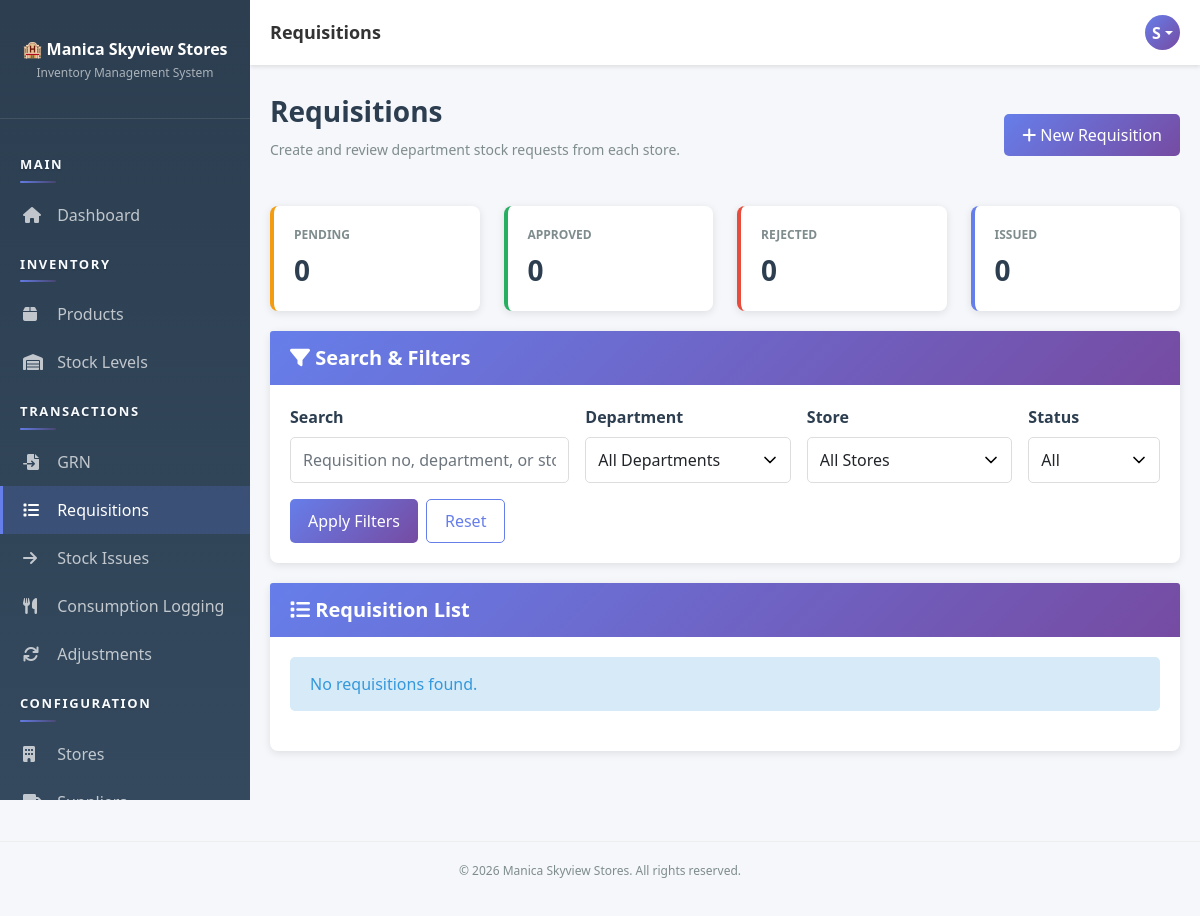
/pages/requisition/index.php (signed in), run on an earlier commit of the app's database.
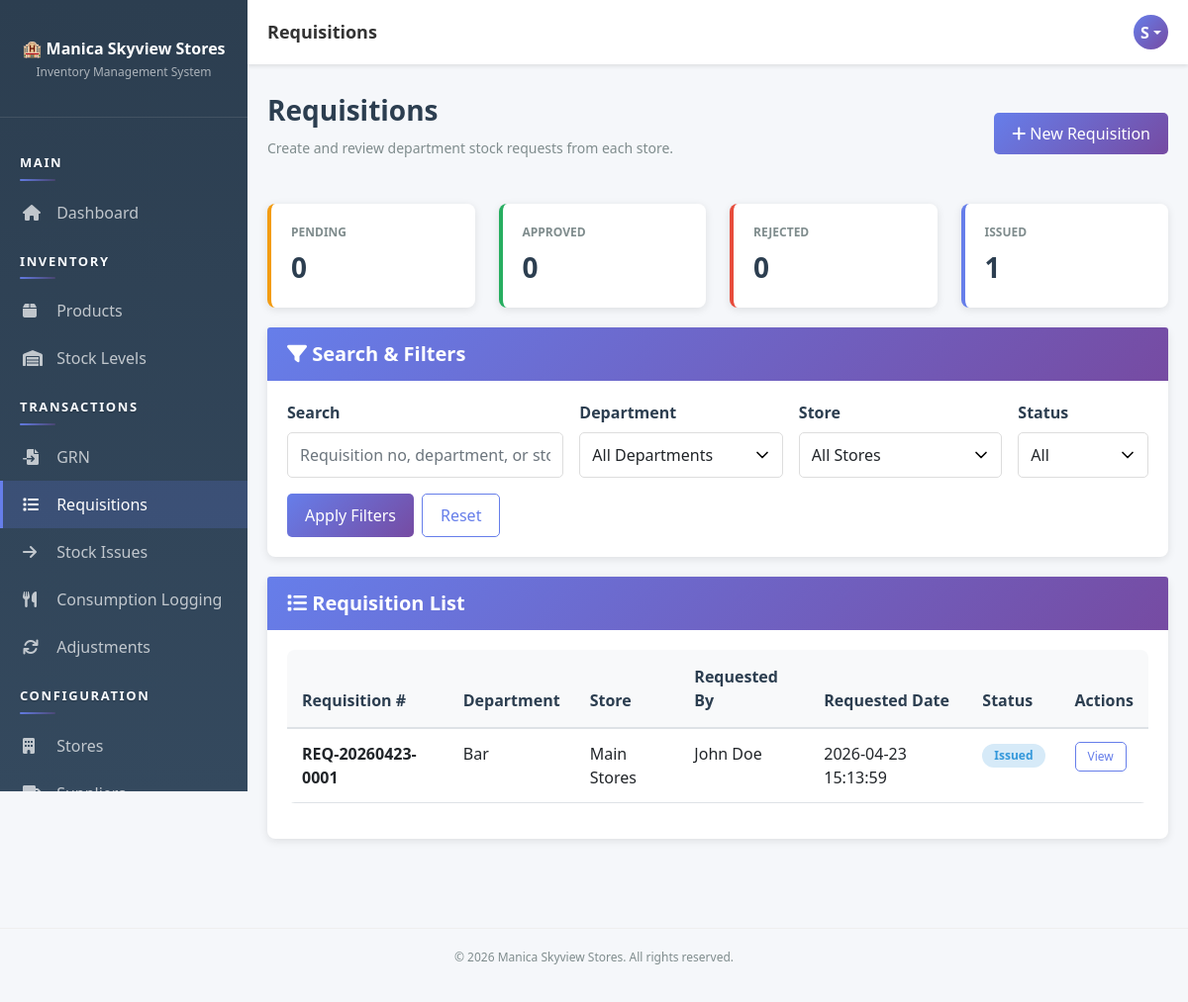
And on a later commit of the database.
### tables this page shows
CREATE TABLE `requisitions` (
  `requisition_id` int(11) NOT NULL AUTO_INCREMENT,
  `requisition_number` varchar(50) NOT NULL,
  `department_id` int(11) NOT NULL,
  `store_id` int(11) NOT NULL,
  `requested_by` int(11) NOT NULL,
  `requested_date` datetime DEFAULT current_timestamp(),
  `status` enum('draft','pending','approved','rejected','issued') DEFAULT 'draft',
  `approved_by` int(11) DEFAULT NULL,
  `approval_date` datetime DEFAULT NULL,
  `rejection_reason` text DEFAULT NULL,
  `notes` text DEFAULT NULL,
  `created_at` timestamp NOT NULL DEFAULT current_timestamp(),
  `updated_at` timestamp NOT NULL DEFAULT current_timestamp() ON UPDATE current_timestamp(),
  PRIMARY KEY (`requisition_id`),
  UNIQUE KEY `requisition_number` (`requisition_number`),
  KEY `department_id` (`department_id`),
  KEY `store_id` (`store_id`),
  KEY `requested_by` (`requested_by`),
  KEY `approved_by` (`approved_by`),
  KEY `idx_requisition_date` (`requested_date`),
  CONSTRAINT `requisitions_ibfk_1` FOREIGN KEY (`department_id`) REFERENCES `departments` (`dept_id`),
  CONSTRAINT `requisitions_ibfk_2` FOREIGN KEY (`store_id`) REFERENCES `stores` (`store_id`),
  CONSTRAINT `requisitions_ibfk_3` FOREIGN KEY (`requested_by`) REFERENCES `users` (`user_id`),
  CONSTRAINT `requisitions_ibfk_4` FOREIGN KEY (`approved_by`) REFERENCES `users` (`user_id`)
);

CREATE TABLE `departments` (
  `dept_id` int(11) NOT NULL AUTO_INCREMENT,
  `dept_name` varchar(100) NOT NULL,
  `dept_code` varchar(20) NOT NULL,
  `head_user_id` int(11) DEFAULT NULL,
  `status` enum('active','inactive') DEFAULT 'active',
  `monthly_budget` decimal(12,2) NOT NULL DEFAULT 0.00,
  `weekly_budget` decimal(12,2) NOT NULL DEFAULT 0.00,
  `created_at` timestamp NOT NULL DEFAULT current_timestamp(),
  PRIMARY KEY (`dept_id`),
  UNIQUE KEY `dept_code` (`dept_code`),
  KEY `head_user_id` (`head_user_id`),
  CONSTRAINT `departments_ibfk_1` FOREIGN KEY (`head_user_id`) REFERENCES `users` (`user_id`)
);

CREATE TABLE `stores` (
  `store_id` int(11) NOT NULL AUTO_INCREMENT,
  `store_name` varchar(100) NOT NULL,
  `store_code` varchar(20) NOT NULL,
  `location` varchar(100) DEFAULT NULL,
  `responsible_user_id` int(11) DEFAULT NULL,
  `description` text DEFAULT NULL,
  `status` enum('active','inactive') DEFAULT 'active',
  `created_at` timestamp NOT NULL DEFAULT current_timestamp(),
  `updated_at` timestamp NOT NULL DEFAULT current_timestamp() ON UPDATE current_timestamp(),
  PRIMARY KEY (`store_id`),
  UNIQUE KEY `store_code` (`store_code`),
  KEY `responsible_user_id` (`responsible_user_id`),
  CONSTRAINT `stores_ibfk_1` FOREIGN KEY (`responsible_user_id`) REFERENCES `users` (`user_id`)
);

CREATE TABLE `users` (
  `user_id` int(11) NOT NULL AUTO_INCREMENT,
  `username` varchar(50) NOT NULL,
  `email` varchar(100) NOT NULL,
  `password` varchar(255) NOT NULL,
  `full_name` varchar(100) NOT NULL,
  `role_id` int(11) NOT NULL,
  `status` enum('active','inactive') DEFAULT 'active',
  `created_at` timestamp NOT NULL DEFAULT current_timestamp(),
  `updated_at` timestamp NOT NULL DEFAULT current_timestamp() ON UPDATE current_timestamp(),
  PRIMARY KEY (`user_id`),
  UNIQUE KEY `username` (`username`),
  UNIQUE KEY `email` (`email`),
  KEY `role_id` (`role_id`),
  CONSTRAINT `users_ibfk_1` FOREIGN KEY (`role_id`) REFERENCES `roles` (`role_id`)
);

### app/bootstrap.php (called while the page is built, shortened)
<?php
function autoload($class) {
    $paths = [
        __DIR__ . '/helpers/' . $class . '.php',
        __DIR__ . '/models/' . $class . '.php',
        __DIR__ . '/controllers/' . $class . '.php'
    ];
    foreach ($paths as $path) {
        if (file_exists($path)) {
            return;
        }
    }
}

### app/helpers/Database.php (called while the page is built, shortened)
<?php
class Database {
    private static $instance = null;
    private $connection = null;
    private function __construct() {
        try {
            $this->connection = new mysqli(DB_HOST, DB_USER, DB_PASS, DB_NAME);
            $this->connection->set_charset('utf8mb4');
        } catch (Exception $e) {
            die('Error: ' . $e->getMessage());
        }
    }
    public static function getInstance() {
        if (self::$instance === null) {
            self::$instance = new Database();
        }
        return self::$instance;
    }
    public function getConnection() {
        return $this->connection;
    }
}

### app/controllers/Controller.php (called while the page is built, shortened)
<?php
class Controller {
    protected $db;
    public function __construct() {
        $this->db = Database::getInstance()->getConnection();
        $this->loadCurrentUser();
    }
    protected function loadCurrentUser() {
        if (isset($_SESSION['user_id'])) {
            $sql = "SELECT u.*, r.role_name FROM users u
                    JOIN roles r ON u.role_id = r.role_id
                    WHERE u.user_id = ?";
            $stmt = $this->db->prepare($sql);
            $stmt->bind_param('i', $_SESSION['user_id']);
            $stmt->execute();
            $this->currentUser = $stmt->get_result()->fetch_assoc();
        }
    }
}

### app/controllers/RequisitionController.php (called while the page is built, shortened)
<?php
class RequisitionController extends Controller {
    public function __construct() {
        parent::__construct();
    }
    public function getRequisitions($filters = [], $userId = null) {
        $sql = "SELECT r.*, d.dept_name, s.store_name, u.full_name AS requested_by_name,
                    ua.full_name AS approved_by_name
                FROM requisitions r
                JOIN departments d ON r.department_id = d.dept_id
                JOIN stores s ON r.store_id = s.store_id
                JOIN users u ON r.requested_by = u.user_id
                LEFT JOIN users ua ON r.approved_by = ua.user_id
                WHERE 1 = 1";
        $types = '';
        $storeIds = $this->getVisibleStoreIds($userId);
        $status = $filters['status'] ?? 'all';
        $sql .= " ORDER BY r.requested_date DESC, r.requisition_id DESC";
        return $this->db->query($sql)->fetch_all(MYSQLI_ASSOC);
    }
    public function getStats($userId = null) {
        $stats = [
            'pending' => 0,
            'approved' => 0,
            'rejected' => 0,
            'issued' => 0
        ];
        $storeIds = $this->getVisibleStoreIds($userId);
        $storeFilter = '';
        $result = $this->db->query("SELECT status, COUNT(*) AS c FROM requisitions" . $storeFilter . " GROUP BY status");
        while ($row = $result->fetch_assoc()) {
            if (array_key_exists($row['status'], $stats)) {
                $stats[$row['status']] = (int)$row['c'];
            }
        }
        return $stats;
    }
    private function getVisibleStoreIds($userId = null) {
        $sql = "SELECT r.role_name, d.dept_code, d.dept_name, s.store_id
                FROM users u
                JOIN roles r ON r.role_id = u.role_id
                LEFT JOIN departments d ON d.status = 'active' AND d.dept_name = r.role_name
                LEFT JOIN stores s ON s.status = 'active'
                    AND d.dept_code IS NOT NULL
                    AND (
                        s.store_code = CONCAT(d.dept_code, '001')
                        OR s.store_code LIKE CONCAT(d.dept_code, '%')
                        OR s.store_name LIKE CONCAT(d.dept_name, '%')
                    )
                WHERE u.user_id = ?
                LIMIT 1";
        $stmt = $this->db->prepare($sql);
        $stmt->bind_param('i', $userId);
        $stmt->execute();
        $row = $stmt->get_result()->fetch_assoc();
        if (in_array((string)$row['role_name'], ['Admin', 'Manager', 'Storekeeper'], true)) {
            return null;
        }
        return !empty($row['store_id']) ? [(int)$row['store_id']] : [];
    }
}

### pages/requisition/index.php (the view, shortened to what the changed rows need)
<?php
require_once __DIR__ . '/../../app/bootstrap.php';
$controller = new RequisitionController();
$currentUserId = (int)($_SESSION['user_id'] ?? 0);
$filters = [
    'q' => $_GET['q'] ?? '',
    'department_id' => $_GET['department_id'] ?? '',
    'store_id' => $_GET['store_id'] ?? '',
    'status' => $_GET['status'] ?? 'all'
];
$requisitions = $controller->getRequisitions($filters, $currentUserId);
$stats = $controller->getStats($currentUserId);
include __DIR__ . '/../../app/views/layout-header.php';
?>
<div class="page-header d-flex justify-content-between align-items-center">
    <div>
        <h1>Requisitions</h1>
    </div>
</div>
<div class="row">
    <div class="col-md-3"><div class="stat-card"><div class="stat-label">Issued</div><div class="stat-value"><?php echo (int)$stats['issued']; ?></div></div></div>
</div>
<div class="card">
    <div class="card-body">
        <?php if (!empty($requisitions)): ?>
            <div class="table-responsive">
                <table class="table">
                    <thead>
                        <tr>
                            <th>Requisition #</th>
                            <th>Department</th>
                            <th>Store</th>
                            <th>Requested By</th>
                            <th>Requested Date</th>
                            <th>Status</th>
                            <th>Actions</th>
                        </tr>
                    </thead>
                    <tbody>
                        <?php foreach ($requisitions as $req): ?>
                            <tr>
                                <td><strong><?php echo htmlspecialchars($req['requisition_number']); ?></strong></td>
                                <td><?php echo htmlspecialchars($req['dept_name']); ?></td>
                                <td><?php echo htmlspecialchars($req['store_name']); ?></td>
                                <td><?php echo htmlspecialchars($req['requested_by_name']); ?></td>
                                <td><?php echo htmlspecialchars($req['requested_date']); ?></td>
                                <td>
                                    <?php
                                    $badge = 'info';
                                    ?>
                                    <span class="badge badge-<?php echo $badge; ?>"><?php echo ucfirst($req['status']); ?></span>
                                </td>
                                <td>
                                    <a href="<?php echo SITE_URL; ?>pages/requisition/view.php?id=<?php echo (int)$req['requisition_id']; ?>" class="btn btn-sm btn-outline-primary">View</a>
                                </td>
                            </tr>
                        <?php endforeach; ?>
                    </tbody>
                </table>
            </div>
        <?php else: ?>
            <div class="alert alert-info">No requisitions found.</div>
        <?php endif; ?>
    </div>
</div>
<?php include __DIR__ . '/../../app/views/layout-footer.php'; ?>

What changed in the data, as far as the page shows it:
added requisitions: requisition_number "REQ-20260423-0001", department.dept_name "Bar", store.store_name "Main Stores", requested_by.full_name "John Doe", requested_date "2026-04-23 15:13:59", status "Issued"
Also different on the page:
$stats['issued']: "0" → "1"
text no longer shown: "No requisitions found."
text now shown: "Requisition # Department Store Requested By Requested Date Status Actions"
